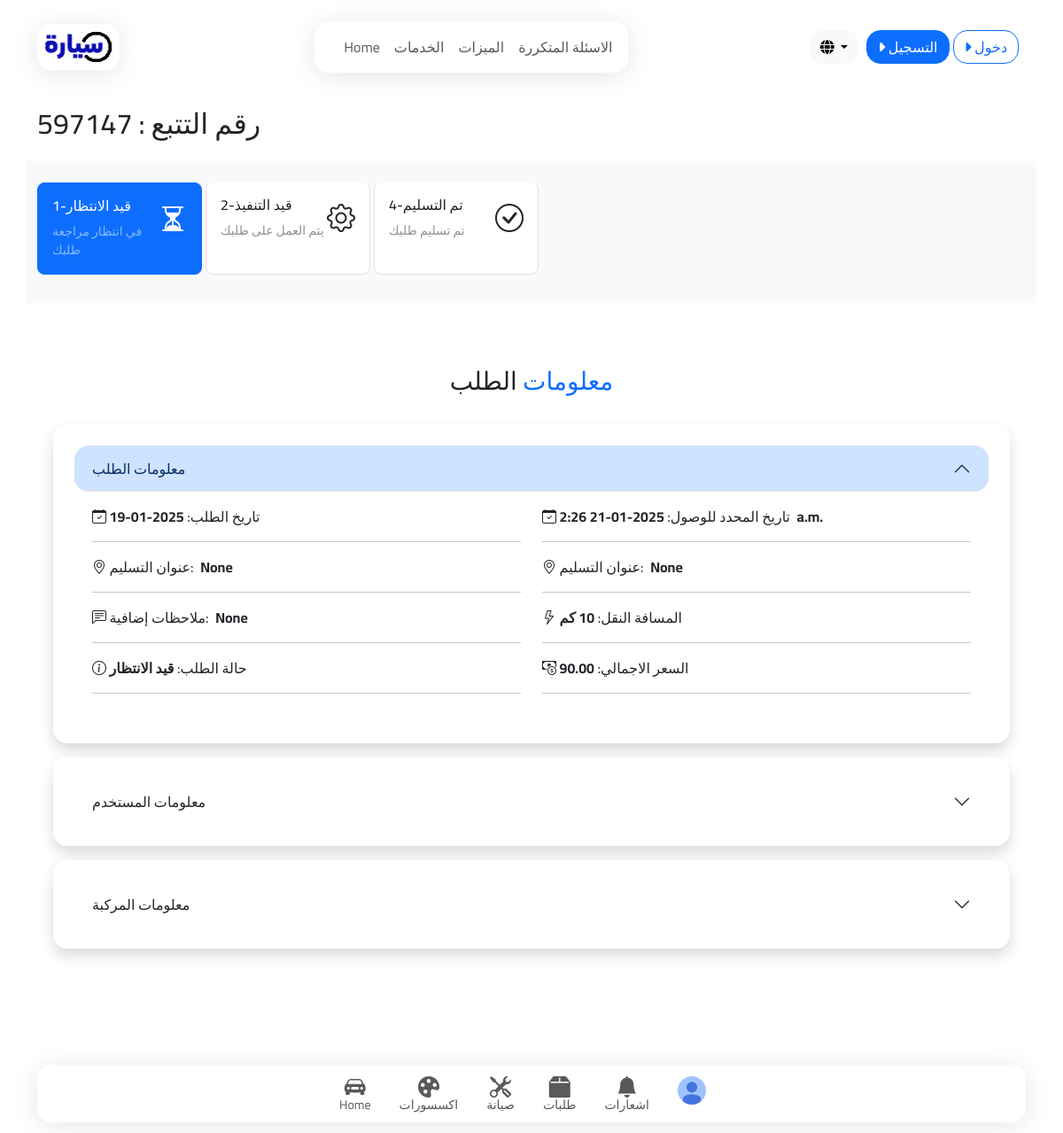
Page /en-us/customer/view_vehicle_rental_order/17 on the committed database.
### customer/models.py (models this page shows, shortened)
class OrderModel(models.Model):
    customer = models.ForeignKey('auth.User', on_delete=models.CASCADE, related_name="car_orders", verbose_name="العميل", null=True)
    order_type = models.CharField(
        max_length=20,
        choices=OrderTypeChoices,
        verbose_name="نوع الطلب"
    )
    buy_car_order = models.OneToOneField(BuyCarOrderModel, on_delete=models.CASCADE, verbose_name="مودل طلب شراء السيارة", null=True)
    buy_vehicle_order = models.OneToOneField(BuyVehicleOrderModel, on_delete=models.CASCADE, verbose_name="مودل طلب شراء السيارة", null=True)
    car_rental_order = models.OneToOneField(RentalOrderModel, on_delete=models.CASCADE, verbose_name="مودل طلب ايجار السيارة", null=True)
    car_installment_order = models.OneToOneField(InstallmentRequestModel, on_delete=models.CASCADE, verbose_name="مودل طلب تقسيط السيارة", null=True)
    vehicle_rental_order = models.OneToOneField(VehicleRentalOrder, on_delete=models.CASCADE, verbose_name="مودل طلب نقل حمولة", null=True)
    order_id = models.CharField(max_length=50, default=RandomOrderIDGen, null=True)
    created_at = models.DateTimeField(auto_now_add=True, verbose_name="تاريخ الإنشاء")
    updated_at = models.DateTimeField(auto_now=True, verbose_name="تاريخ التعديل")

class VehicleRentalOrder(models.Model):
    customer_name = models.CharField(max_length=100, verbose_name="اسم العميل", null=True)
    customer_email = models.EmailField(verbose_name="البريد الإلكتروني", null=True)
    customer_phone = models.CharField(max_length=15, verbose_name="رقم الهاتف", null=True)
    notes = models.TextField(null=True, blank=True, verbose_name="ملاحظات إضافية")
    start_address = models.TextField(verbose_name="عنوان التحميل", null=True)
    end_address = models.TextField(verbose_name="عنوان التفريغ", null=True)
    service = models.ForeignKey(VehicleService, on_delete=models.CASCADE, verbose_name="الخدمة المطلوبة")
    vehicle = models.ForeignKey(VehicleModel, on_delete=models.SET_NULL, null=True, blank=True, verbose_name="المركبة")
    start_location = models.CharField(max_length=255, verbose_name="نقطة البداية")
    end_location = models.CharField(max_length=255, verbose_name="نقطة الوصول")
    km_count = models.PositiveIntegerField(verbose_name="المسافة بالكيلومتر", null=True, help_text="المسافة التي سوف يقطعها الحاملة")
    date = models.DateField(verbose_name="تاريخ الخدمة")
    time = models.TimeField(verbose_name="وقت الخدمة", blank=True, null=True)
    price = models.DecimalField(
        max_digits=10, decimal_places=2, verbose_name="التكلفة الإجمالية", blank=True, null=True
    )
    status = models.CharField(
        max_length=20,
        choices=[('pending', 'قيد الانتظار'), ('confirmed', 'تم التأكيد'), ('completed', 'مكتمل'), ('canceled', 'ملغى')],
        default='pending',
        verbose_name="حالة الطلب"
    )
    created_at = models.DateTimeField(auto_now_add=True, verbose_name="تاريخ الإنشاء", null=True)
    updated_at = models.DateTimeField(auto_now=True, verbose_name="تاريخ التعديل", null=True)

### customer/views.py (the view)
# urls.py: path('view_vehicle_rental_order/<int:order_id>', views.view_vehicle_rental_order, name='view_vehicle_rental_order'),
def view_vehicle_rental_order(request, order_id):
    user = request.user
    order = OrderModel.objects.get(id=order_id)
    buy_car_order = order.vehicle_rental_order
    return render(request, 'customer/orders/view_vehicle_rental_order.html', {'order':order, 'buy_car_order':buy_car_order})

### templates/customer/orders/view_vehicle_rental_order.html (shortened to what this page needs)
{% extends "customer_base.html" %}
{% load static %}
{% load i18n %}
{% block heads %}
<link rel="stylesheet" href="https://cdnjs.cloudflare.com/ajax/libs/croppie/2.6.5/croppie.min.css" />
{% endblock heads %}
{% block sheri %}
<div class="container">
    <h2 class="py-3">رقم التتبع : {{order.order_id}}</h2>
</div>
<div class="container p-4 bg-body-tertiary">
    <div class="list-group list-group-checkable row row-cols-2 row row-cols-md-4 flex-row justify-content-center justify-content-md-start">
        <label class="col-5 col-md-2 list-group-item rounded-3 py-3 me-1 mb-2 d-flex justify-content-between {% if buy_car_order.status in 'pending confirmed completed' %}active{% endif %}" for="listGroupCheckableRadios1">
            <div>
                <h6>1-قيد الانتظار</h6>
                <span class="d-block small opacity-50">في انتظار مراجعة طلبك</span>
            </div>
            <i class="bi bi-hourglass-split fs-2"></i>
        </label>
        <label class="col-5 col-md-2 list-group-item rounded-3 py-3 me-1 mb-2 d-flex justify-content-between {% if buy_car_order.status in 'confirmed completed' %}active{% endif %}" for="listGroupCheckableRadios1">
            <div>
                <h6>2-قيد التنفيذ</h6>
                <span class="d-block small opacity-50">يتم العمل على طلبك</span>
            </div>
            <i class="bi bi-gear fs-2"></i>
        </label>
        <label class="col-5 col-md-2 list-group-item rounded-3 py-3 me-1 mb-2  d-flex justify-content-between {% if buy_car_order.status in 'completed' %}active{% endif %}" for="listGroupCheckableRadios1">
            <div>
                <h6>4-تم التسليم</h6>
                <span class="d-block small opacity-50">تم تسليم طلبك</span>
            </div>
            <i class="bi bi-check-circle fs-2"></i>
        </label>
      </div>
</div>
<div class="py-5 px-2 px-md-4 ">
    <h3 class="text-center py-4">
        <span class="text-primary">معلومات</span>
        الطلب
    </h3>
    <div class="accordion accordion-flush mx-auto" id="accordionFlushExample" style="max-width: 1080px;">
        <div class="accordion-item p-4 rounded-4 mb-3 border-0 shadow border border-primary">
            <h2 class="accordion-header">
                <div class="accordion-button rounded-4" type="button" data-bs-toggle="collapse"
                    data-bs-target="#flush-collapseOne" aria-expanded="true" aria-controls="flush-collapseOne">
                    {% trans "معلومات الطلب" %}
                </div>
            </h2>
            <div id="flush-collapseOne" class="accordion-collapse collapse show"
                data-bs-parent="#accordionFlushExample">
                <div class="accordion-body">
                    <div class="row row-cols-1 row-cols-md-2">
                        <div>
                            <i class="bi bi-calendar-check"></i>
                            <span class="me-1">تاريخ الطلب:</span>
                            <strong>{{ buy_car_order.created_at|date:'Y-m-d' }}</strong>
                            <hr>
                        </div>
                        <div>
                            <i class="bi bi-calendar-check"></i>
                            <span class="me-1">تاريخ المحدد للوصول:</span>
                            <strong>{{ buy_car_order.date|date:'Y-m-d' }} {{buy_car_order.time}}</strong>
                            <hr>
                        </div>
                        <div>
                            <i class="bi bi-geo-alt"></i>
                            <span class="me-1">عنوان التسليم:</span>
                            <strong>{{ buy_car_order.start_address }}</strong>
                            <hr>
                        </div>
                        <div>
                            <i class="bi bi-geo-alt"></i>
                            <span class="me-1">عنوان التسليم:</span>
                            <strong>{{ buy_car_order.end_address }}</strong>
                            <hr>
                        </div>
                        <div>
                            <i class="bi bi-chat-left-text"></i>
                            <span class="me-1">ملاحظات إضافية:</span>
                            <strong>{{ buy_car_order.notes }}</strong>
                            <hr>
                        </div>
                        <div class="">
                            <i class="bi bi-lightning"></i>
                            <span class="me-1">المسافة النقل:</span>
                            <strong>{{ buy_car_order.km_count }} كم</strong>
                            <hr>
                        </div>
                        <div>
                            <i class="bi bi-info-circle"></i>
                            <span class="me-1">حالة الطلب:</span>
                            <strong>{{ buy_car_order.get_status_display }}</strong>
                            <hr>
                        </div>
                        <div>
                            <i class="bi bi-cash-coin"></i>
                            <span class="me-1">السعر الاجمالي:</span>
                            <strong>{{ buy_car_order.price }}</strong>
                            <hr>
                        </div>
                    </div>
                </div>
            </div>
        </div>
        <div class="accordion-item p-4 rounded-4 mb-3 border-0 shadow">
            <h2 class="accordion-header">
                <div class="accordion-button collapsed rounded-4" type="button" data-bs-toggle="collapse"
                    data-bs-target="#flush-collapseOne2" aria-expanded="false" aria-controls="flush-collapseOne2">
                    {% trans "معلومات المستخدم" %}
                </div>
            </h2>
        </div>
        <div class="accordion-item p-4 rounded-4 mb-3 border-0 shadow">
            <h2 class="accordion-header">
                <div class="accordion-button collapsed rounded-4" type="button" data-bs-toggle="collapse"
                    data-bs-target="#flush-collapseOne3" aria-expanded="false" aria-controls="flush-collapseOne3">
                    {% trans "معلومات المركبة" %}
                </div>
            </h2>
        </div>
    </div>
</div>
<div class="py-4"></div>
{% endblock %}

### sayyar/static/css/pages/base.css (style rules this page uses)
body { padding-top: 3.5rem }

### rows in the picture
OrderModel: order_id "597147"
VehicleRentalOrder: created_at "2025-01-19", time "2:26 a.m.", start_address "None", end_address "None", notes "None", km_count "10", status "قيد الانتظار", price "90.00"
